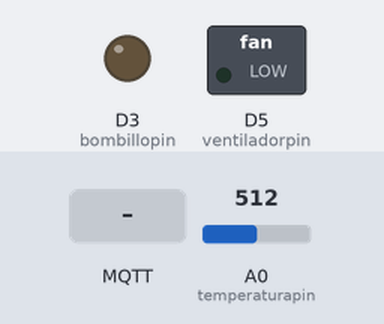
The program below on a simulated ESP8266 (NodeMCU). Parts: switched loads named in the program (green lamp = pin HIGH), output pins drawn as LEDs (lit = HIGH). Inputs (shaded band) come from the test bench; at power-on: A0 (temperaturapin) = 512. WiFi joins after 1.5 s; servers stay silent unless stated; no MQTT or app messages arrive unless stated; what the program prints to the serial monitor is not drawn.

Above: at 2.7 s.
2.8 s: MQTT message "Marcus336" arrives on the first subscribed topic
At 4.1 s:
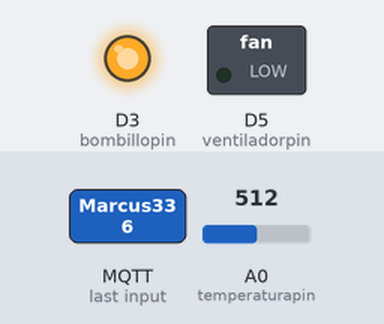
6.5 s: MQTT message "0" arrives on the first subscribed topic
At 7.0 s:
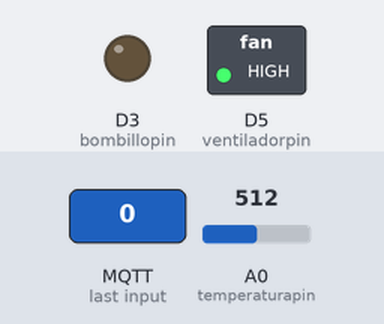
8.0 s: A0 (temperaturapin) set to 171
12.5 s: A0 (temperaturapin) set to 143
At 15.9 s:
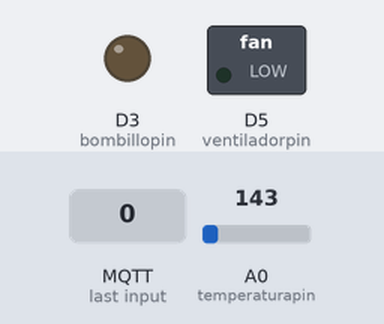
16.5 s: A0 (temperaturapin) set to 306
At 20.9 s:
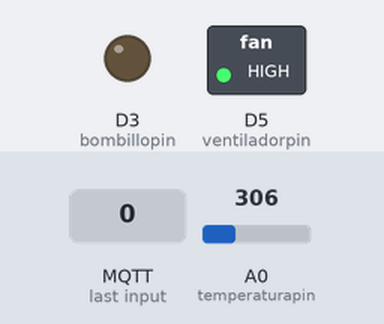
21.5 s: A0 (temperaturapin) set to 122
At 26.0 s:
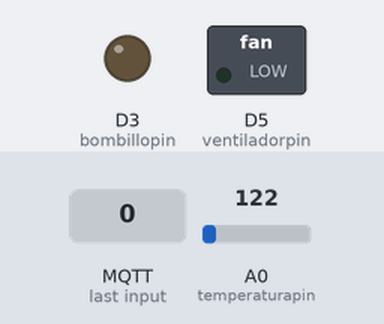
Timing chart, 0 to 27.5 s (numbered marks = the images above; inputs shaded):
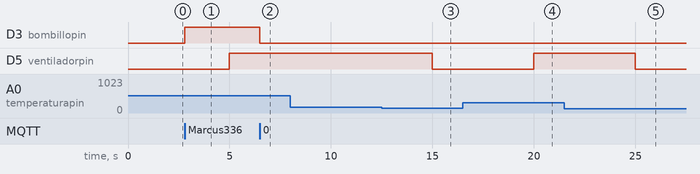

Measured:
- the behaviour switches between 158 and 157 on A0 (temperaturapin) (found by bisection; images 2 and 3)
- after the input at 2.8 s, D3 (bombillopin): LOW → HIGH at once
- after the input at 6.5 s, D3 (bombillopin): HIGH → LOW at once
- after the input at 8.0 s, every drawn part: stays the same
- after the input at 12.5 s, D5 (ventiladorpin): HIGH → LOW after 2.5 s
- after the input at 16.5 s, D5 (ventiladorpin): LOW → HIGH after 3.5 s
- after the input at 21.5 s, D5 (ventiladorpin): HIGH → LOW after 3.5 s

The program:

main.cpp
```cpp
//Este skecht se ha desarrollado para activar el bombillo a partir del umbral
//también el ventilador cuando la temperatura suba por encima de cierto umbral
//Comunicaciones: Utiliza ThingSpeak para las telecomunicaciones con ESP8266 - Entorno Arduino
//Tambien se ha modificadopar encapsular las funcionalidades añadidas en cada nuevo taller
#include "Arduino.h"
#include <IoTdeviceLib.h>       //Librería con funciones de sensor - actuador
#include <DNSServer.h>
#include <ESP8266WebServer.h>
#include <WiFiManager.h>


//const int sensorluzpin = A3;  //Fotocelda Grove
const int bombillopin = D3;      //Bombillo
const int ventiladorpin = D5;   //Relay del ventilador
const int temperaturapin = A0;  //Temperatura Grove
const int luminosidadpin = A0;  //Pin sensor de luminosidad

//Variables Globales
int umbralLuz = 500;                                //Es el umbral en el cual se enciende el bombillo
int umbralTemperatura = 27;                         //Es el umbral en el cual se enciende el ventilador
float luminosidad;                                  //Toma el valor en voltaje
float temperatura;                                  //Toma el valor en grados
int estadoventilador =0;                            //0 = apagado
int estadobombillo = 0;                             //0 = apagado
int nummedicion = 0;                                //Establece el número consecutivo de observacion hecha
const unsigned long postingInterval = 5L * 1000L;  //Establece cada cuanto se envia a ThingSpeak
unsigned long lastConnectionTime = 0;               //Para controlar el tiempo de generar nueva medición
long lastUpdateTime = 0;                            //Momento de la última actualización


//************************ Configurar MQTT ************************
#include <PubSubClient.h>
#include <ESP8266WiFi.h>

//Parametros para los mensajes MQTT
WiFiClient espClient;
PubSubClient client(espClient);
long lastMsg = 0;
char msg[50];
int value = 0;

//Broquer MQTT
//const char* mqtt_server = "iot.eclipse.org";
const char* mqtt_server ="192.168.211.95";
//const char* mqtt_server = "192.168.121.81";

void callback(char* topic, byte* payload, unsigned int length) {
  Serial.print("Message arrived [");
  Serial.print(topic);
  Serial.print("] ");
  for (unsigned int i = 0; i < length; i++) {
    Serial.print((char)payload[i]);
  }
  Serial.println();

  // Switch on the LED if an 0 was received as first character
  if ((char)payload[0] == '0') {
    digitalWrite(bombillopin, LOW);   // Turn the LED on (Note that LOW is the voltage level
    // but actually the LED is on; this is because
    // it is acive low on the ESP-01)
  } else {
    digitalWrite(bombillopin, HIGH);  // Turn the LED off by making the voltage HIGH
  }

}

void reconnect() {
  // Loop until we're reconnected
  while (!client.connected()) {
    Serial.print("Attempting MQTT connection...");
    // Attempt to connect
    if (client.connect("ESP8266Client")) {
      Serial.println("connected");
      // Once connected, publish an announcement...
      if (temperatura > 0){
        snprintf (msg, 75, "%f", temperatura);
        client.publish("temperaturaSalida",msg);
        Serial.println("enviando...");
        Serial.println(msg);
      }
      // ... and resubscribe
      client.subscribe("accionLed");
    } else {
      Serial.print("failed, rc=");
      Serial.print(client.state());
      Serial.println(" try again in 5 seconds");
      // Wait 5 seconds before retrying
      delay(5000);
    }
  }
}
//********************* FIN Configurarción MQTT ************************


//metodo cliente para controlar los eventos R1 y R2
void setup()
{
  //Abrir el puerto de lectura en el PC para mensajes
  Serial.begin(115200);

  //ConectarRed("Redmi","Marcus336");  //Conectar con datos desde el programa
  //-----Comando para Conectarse y configurar desde el Celular--------
  // Creamos una instancia de la clase WiFiManager
  WiFiManager wifiManager;

  // Descomentar para resetear configuración - Hacer el ejercicio con el celular
  // todas las veces.
  //wifiManager.resetSettings();

  // Creamos AP y portal para configurar desde el Celular
  wifiManager.autoConnect("ESP8266Temp");

  Serial.println("!Ya estás conectado¡");
  //----------- Fin de conección ESP8266 -----------------------------

  //************* Inicializar Servidor MQTT *********************
   //Inicializar el canal MQTT
  client.setServer(mqtt_server, 1883);
  client.setCallback(callback);
  //************* FIN Inicializar Servidor MQTT *****************

  //Establecer los modos de los puertos
  //pinMode(sensorluzpin, INPUT);
  pinMode(bombillopin, OUTPUT);
  pinMode(ventiladorpin, OUTPUT);
  pinMode(temperaturapin, INPUT);
}

void loop()
{
  //*********** Conectarse al servidor MQTT ****************
//Intentarconectarse al servidor MQTT
   if (!client.connected()) {
    reconnect();
  }
  client.loop();
  //*********** FIn conectarse al Servidor MQTT ************


  // Solamente actualiza si el tiempo de publicación es excedido
  if (millis() - lastUpdateTime >=  postingInterval) {
      lastUpdateTime = millis();

      //LeerSensores
      //temperatura = LeerTemperatura(temperaturapin, GroveTmp,3.3);
      temperatura = LeerTemperatura(temperaturapin,Tmp36,3.3);
      luminosidad = LeerLuminosidad(luminosidadpin);

      //Imprimir Valores Sensores y Actuadores
      Serial.print("=========== Medición No.: ");
      Serial.print(nummedicion++);
      Serial.println(" ============");
      ImprimirValorSensor(temperatura,"Temperatura Sala"," ℃ ");
      //Se verifica umbral antes de imprimier el estado del actuador
      estadoventilador = UmbralMayorDeSensorActuador(temperatura,umbralTemperatura,ventiladorpin);
      ImprimirEstadoActuador(ventiladorpin,"Ventilador Sala");
      ImprimirValorSensor(luminosidad,"Luminosidad Sala"," V. ");
      //Se verifica umbral antes de imprimier el estado del actuador
      //estadobombillo = UmbralMenorDeSensorActuador(luminosidad,umbralLuz,luminosidadpin);
      ImprimirEstadoActuador(bombillopin,"Bobillo Sala");
      Serial.println("========================================");

      //Enviar los datos al servidor MQTT
      //Publicar la temperatura
      snprintf (msg, 75, "%f", temperatura);
      Serial.print("Publicando temperatura en el Servidor MQTT: ");
      Serial.println(msg);
      client.publish("temperaturaSalida", msg);

      //Publicar el Estado del Ventilador
      snprintf (msg, 75, "%i", estadoventilador);
      Serial.print("Publicando el estado del ventilador en el Servidor MQTT: ");
      Serial.println(msg);
      client.publish("ventiladorSalida", msg);
    }
}
```
